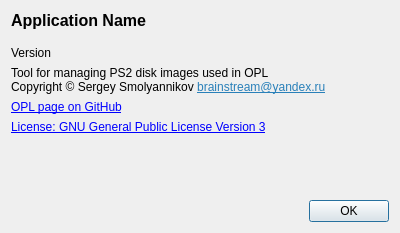
<?xml version="1.0" encoding="UTF-8"?>
<ui version="4.0">
 <class>AboutDialog</class>
 <widget class="QDialog" name="AboutDialog">
  <property name="geometry">
   <rect>
    <x>0</x>
    <y>0</y>
    <width>400</width>
    <height>233</height>
   </rect>
  </property>
  <property name="windowTitle">
   <string>About Program</string>
  </property>
  <property name="modal">
   <bool>true</bool>
  </property>
  <layout class="QVBoxLayout" name="verticalLayout">
   <item>
    <widget class="QLabel" name="mp_label_app_name">
     <property name="font">
      <font>
       <pointsize>12</pointsize>
       <weight>75</weight>
       <bold>true</bold>
      </font>
     </property>
     <property name="text">
      <string notr="true">Application Name</string>
     </property>
    </widget>
   </item>
   <item>
    <widget class="QScrollArea" name="scrollArea">
     <property name="frameShape">
      <enum>QFrame::NoFrame</enum>
     </property>
     <property name="widgetResizable">
      <bool>true</bool>
     </property>
     <widget class="QWidget" name="scrollAreaWidgetContents">
      <property name="geometry">
       <rect>
        <x>0</x>
        <y>0</y>
        <width>382</width>
        <height>162</height>
       </rect>
      </property>
      <layout class="QVBoxLayout" name="verticalLayout_2">
       <property name="leftMargin">
        <number>0</number>
       </property>
       <property name="topMargin">
        <number>10</number>
       </property>
       <property name="rightMargin">
        <number>0</number>
       </property>
       <property name="bottomMargin">
        <number>0</number>
       </property>
       <item>
        <widget class="QLabel" name="mp_label_version">
         <property name="styleSheet">
          <string notr="true">QLabel {
	margin-bottom: 1em;
}</string>
         </property>
         <property name="text">
          <string notr="true">Version</string>
         </property>
        </widget>
       </item>
       <item>
        <widget class="QLabel" name="label_4">
         <property name="styleSheet">
          <string notr="true">QLabel {
	margin-bottom: 1em;
}</string>
         </property>
         <property name="text">
          <string>&lt;html&gt;&lt;head/&gt;&lt;body&gt;&lt;p&gt;Tool for managing PS2 disk images used in OPL&lt;br/&gt;Copyright © Sergey Smolyannikov &lt;a href=&quot;mailto:brainstream@yandex.ru&quot;&gt;&lt;span style=&quot; text-decoration: underline; color:#2980b9;&quot;&gt;brainstream@yandex.ru&lt;/span&gt;&lt;/a&gt;&lt;/p&gt;&lt;/body&gt;&lt;/html&gt;</string>
         </property>
         <property name="textFormat">
          <enum>Qt::RichText</enum>
         </property>
         <property name="wordWrap">
          <bool>true</bool>
         </property>
         <property name="openExternalLinks">
          <bool>true</bool>
         </property>
        </widget>
       </item>
       <item>
        <widget class="QLabel" name="label_2">
         <property name="text">
          <string>&lt;a href=&quot;https://github.com/ifcaro/Open-PS2-Loader&quot;&gt;OPL page on GitHub&lt;/a&gt;</string>
         </property>
         <property name="wordWrap">
          <bool>true</bool>
         </property>
         <property name="openExternalLinks">
          <bool>true</bool>
         </property>
        </widget>
       </item>
       <item>
        <widget class="QLabel" name="label_3">
         <property name="text">
          <string>&lt;a href=&quot;https://www.gnu.org/licenses/gpl-3.0.html&quot;&gt;License: GNU General Public License Version 3&lt;/a&gt;</string>
         </property>
         <property name="wordWrap">
          <bool>true</bool>
         </property>
         <property name="openExternalLinks">
          <bool>true</bool>
         </property>
        </widget>
       </item>
       <item>
        <spacer name="verticalSpacer">
         <property name="orientation">
          <enum>Qt::Vertical</enum>
         </property>
         <property name="sizeHint" stdset="0">
          <size>
           <width>20</width>
           <height>5</height>
          </size>
         </property>
        </spacer>
       </item>
      </layout>
     </widget>
    </widget>
   </item>
   <item>
    <widget class="QDialogButtonBox" name="mp_button_box">
     <property name="standardButtons">
      <set>QDialogButtonBox::Ok</set>
     </property>
    </widget>
   </item>
  </layout>
 </widget>
 <resources/>
 <connections>
  <connection>
   <sender>mp_button_box</sender>
   <signal>accepted()</signal>
   <receiver>AboutDialog</receiver>
   <slot>accept()</slot>
   <hints>
    <hint type="sourcelabel">
     <x>199</x>
     <y>277</y>
    </hint>
    <hint type="destinationlabel">
     <x>199</x>
     <y>149</y>
    </hint>
   </hints>
  </connection>
 </connections>
</ui>
